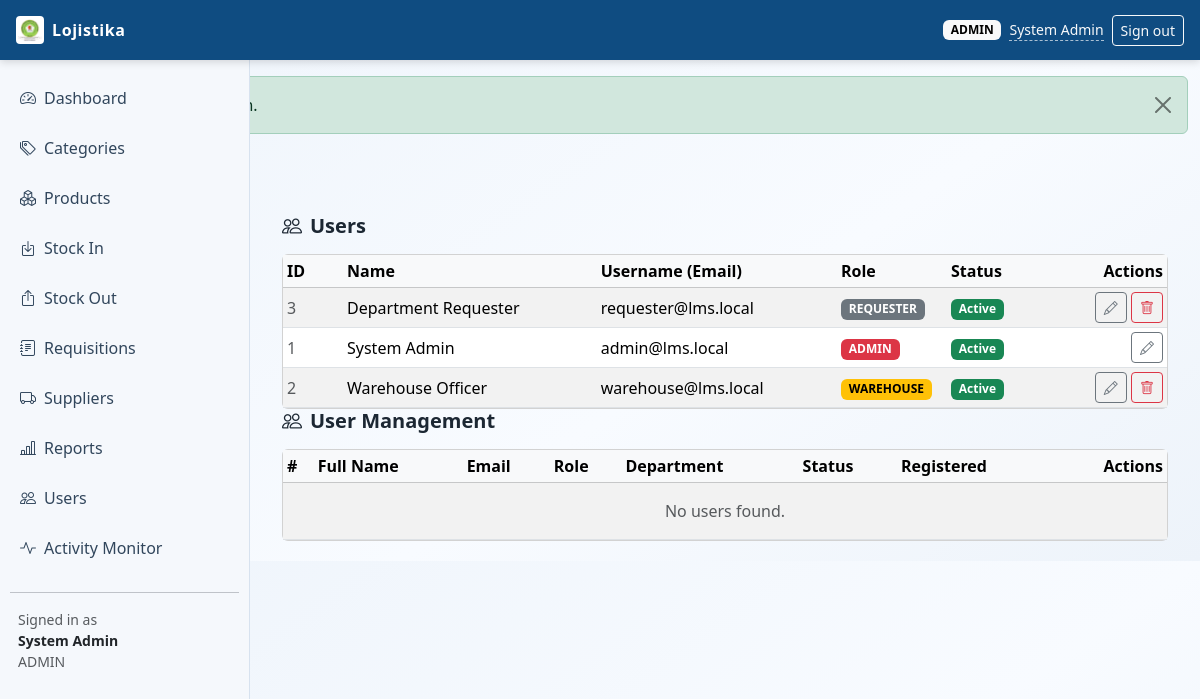
The app's page /index.php?page=users (signed in) with its own data.
### tables this page shows
CREATE TABLE users (
    id INT UNSIGNED AUTO_INCREMENT PRIMARY KEY,
    full_name VARCHAR(120) NOT NULL,
    email VARCHAR(120) NOT NULL UNIQUE,
    password_hash VARCHAR(255) NOT NULL,
    role ENUM('admin', 'warehouse', 'requester') NOT NULL,
    departments VARCHAR(180) NOT NULL DEFAULT 'Departamento de Administracao e Financas',
    is_active TINYINT(1) NOT NULL DEFAULT 1,
    created_at TIMESTAMP NOT NULL DEFAULT CURRENT_TIMESTAMP,
    updated_at TIMESTAMP NOT NULL DEFAULT CURRENT_TIMESTAMP ON UPDATE CURRENT_TIMESTAMP
);

### config/db_connect.php (called while the page is built, shortened)
<?php
function env_value(array $keys, string $default = ''): string
{
    return $default;
}
function file_db_config(): array
{
    $filePath = __DIR__ . DIRECTORY_SEPARATOR . 'db_credentials.php';
    if (!is_file($filePath)) {
        return [];
    }
    $config = require $filePath;
    return is_array($config) ? $config : [];
}
function db_config(): array
{
    $fileConfig = file_db_config();
    return [
        'host' => env_value(['DB_HOST', 'MYSQL_HOST', 'DATABASE_HOST'], (string) ($fileConfig['host'] ?? '127.0.0.1')),
        'port' => (int) env_value(['DB_PORT', 'MYSQL_PORT', 'DATABASE_PORT'], (string) ($fileConfig['port'] ?? '3306')),
        'user' => env_value(['DB_USER', 'MYSQL_USER', 'DATABASE_USER'], (string) ($fileConfig['user'] ?? 'root')),
        'pass' => env_value(['DB_PASS', 'MYSQL_PASSWORD', 'DATABASE_PASSWORD'], (string) ($fileConfig['pass'] ?? '')),
        'name' => env_value(['DB_NAME', 'MYSQL_DATABASE', 'DATABASE_NAME'], (string) ($fileConfig['name'] ?? 'logistics_lms')),
    ];
}
function db_connect(): mysqli
{
    static $conn = null;
    if ($conn instanceof mysqli) {
        return $conn;
    }
    $cfg = db_config();
    try {
        $conn = new mysqli($cfg['host'], $cfg['user'], $cfg['pass'], $cfg['name'], $cfg['port']);
    } catch (mysqli_sql_exception $e) {
        http_response_code(500);
        if (stripos($e->getMessage(), 'Unknown database') !== false) {
            $sqlFile = dirname(__DIR__) . DIRECTORY_SEPARATOR . 'database.sql';
            $message = 'Database "' . $cfg['name'] . '" does not exist. Import the project SQL file first.';
            if (is_file($sqlFile)) {
                $message .= ' Expected file: ' . $sqlFile;
            }
            exit($message);
        }
        if (stripos($e->getMessage(), 'Access denied for user') !== false) {
            $configFile = __DIR__ . DIRECTORY_SEPARATOR . 'db_credentials.php';
            $message = 'Database login failed for user "' . $cfg['user'] . '" at host "' . $cfg['host'] . '".';
            $message .= ' Set hosting credentials via environment variables or create: ' . $configFile;
            exit($message);
        }
        exit('Database connection failed: ' . $e->getMessage());
    }
    $conn->set_charset('utf8mb4');
    return $conn;
}

### config/helpers.php (called while the page is built, shortened)
<?php
require_once __DIR__ . '/db_connect.php';
function db(): mysqli
{
    return db_connect();
}
function h(?string $value): string
{
    return htmlspecialchars((string) $value, ENT_QUOTES, 'UTF-8');
}
function current_user(): ?array
{
    return $_SESSION['user'] ?? null;
}

### modules/users/index.php (the view, shortened to what this page needs)
<?php
$users = db()->query('SELECT id, full_name, email, role, is_active, created_at FROM users ORDER BY full_name ASC');
?>
<div class="container-fluid">
    <div class="d-flex align-items-center justify-content-between mb-3">
        <h5 class="mb-0 fw-semibold"><i class="bi bi-people me-2"></i>Users</h5>
    </div>
    <div class="card">
        <div class="card-body table-responsive p-0">
            <table class="table table-striped table-sm align-middle mb-0">
                <thead class="table-light">
                    <tr>
                        <th style="width:60px">ID</th>
                        <th>Name</th>
                        <th>Username (Email)</th>
                        <th style="width:110px">Role</th>
                        <th style="width:100px">Status</th>
                        <th class="text-end" style="width:120px">Actions</th>
                    </tr>
                </thead>
                <tbody>
                    <?php $found = false; while ($row = $users->fetch_assoc()): $found = true; ?>
                        <tr>
                            <td class="text-muted"><?= (int) $row['id'] ?></td>
                            <td><?= h($row['full_name']) ?></td>
                            <td><?= h($row['email']) ?></td>
                            <td>
                                <span class="badge text-uppercase
                                    <?= $row['role'] === 'admin' ? 'text-bg-danger' : ($row['role'] === 'warehouse' ? 'text-bg-warning' : 'text-bg-secondary') ?>">
                                    <?= h($row['role']) ?>
                                </span>
                            </td>
                            <td>
                                <?php if ((int) $row['is_active'] === 1): ?>
                                    <span class="badge text-bg-success">Active</span>
                                <?php else: ?>
                                    <span class="badge text-bg-secondary">Inactive</span>
                                <?php endif; ?>
                            </td>
                            <td class="text-end">
                                <a class="btn btn-sm btn-outline-secondary"
                                   href="index.php?page=user_edit&id=<?= (int) $row['id'] ?>"
                                   title="Edit"><i class="bi bi-pencil"></i></a>
                                <?php if ((int) $row['id'] !== (int) current_user()['id']): ?>
                                    <a class="btn btn-sm btn-outline-danger"
                                       data-confirm="Delete user &quot;<?= h($row['full_name']) ?>&quot;? This action cannot be undone."
                                       href="index.php?page=users&delete=<?= (int) $row['id'] ?>"
                                       title="Delete"><i class="bi bi-trash"></i></a>
                                <?php endif; ?>
                            </td>
                        </tr>
                    <?php endwhile; ?>
                </tbody>
            </table>
        </div>
    </div>
</div>
<div class="container-fluid">
    <div class="d-flex align-items-center justify-content-between mb-3">
        <h5 class="mb-0 fw-semibold"><i class="bi bi-people me-2"></i>User Management</h5>
    </div>
    <div class="card">
        <div class="card-body table-responsive p-0">
            <table class="table table-striped table-sm align-middle mb-0">
                <thead class="table-light">
                    <tr>
                        <th>#</th>
                        <th>Full Name</th>
                        <th>Email</th>
                        <th>Role</th>
                        <th>Department</th>
                        <th>Status</th>
                        <th>Registered</th>
                        <th class="text-end">Actions</th>
                    </tr>
                </thead>
                <tbody>
                    <?php
                    $i = 0;
                    ?>
                    <?php if ($i === 0): ?>
                        <tr>
                            <td colspan="8" class="text-center text-muted py-3">No users found.</td>
                        </tr>
                    <?php endif; ?>
                </tbody>
            </table>
        </div>
    </div>
</div>

### assets/css/style.css (style rules this page uses)
:root { --lms-header: #0f4c81; --lms-sidebar: #f5f8fc; --lms-accent: #1f6fb2; --lms-text: #1c2733; --lms-border: #d7e2ef; }
body { font-family: "Segoe UI", Tahoma, Geneva, Verdana, sans-serif; background: linear-gradient(145deg, #eef4fb 0%, #f8fbff 60%, #edf3fa 100%); color: var(--lms-text); }
.table thead { background: #edf4fb; }

### records on screen
users: id "3", full_name "Department Requester", email "requester@lms.local", role "REQUESTER", is_active "Active"
users: id "1", full_name "System Admin", email "admin@lms.local", role "ADMIN", is_active "Active"
users: id "2", full_name "Warehouse Officer", email "warehouse@lms.local", role "WAREHOUSE", is_active "Active"

### other values on screen
$user['role'] "ADMIN"
$user['full_name'] "System Admin"
